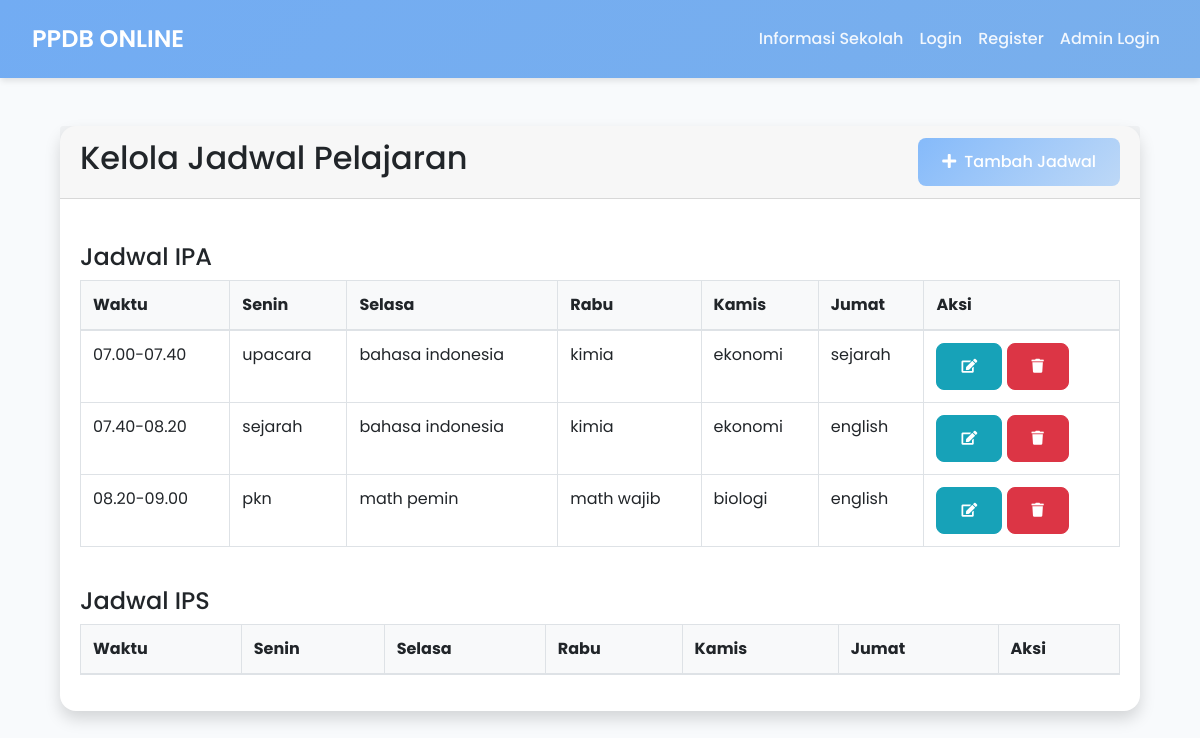
The app's page /admin/schedules, older data.
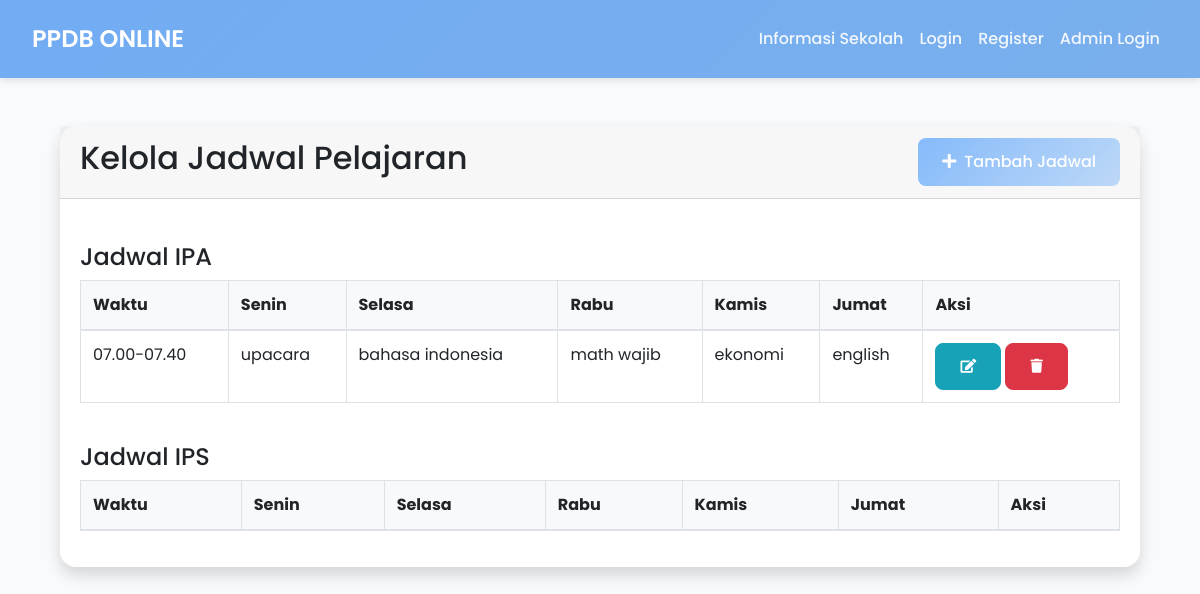
The same page, newer data.
### models.py (models this page shows)
class Schedule(db.Model):
    id = db.Column(db.Integer, primary_key=True)
    jurusan = db.Column(db.String(50), nullable=False)
    waktu = db.Column(db.String(50), nullable=False)
    senin = db.Column(db.String(100))
    selasa = db.Column(db.String(100))
    rabu = db.Column(db.String(100))
    kamis = db.Column(db.String(100))
    jumat = db.Column(db.String(100))

### factory.py (the view)
    @app.route('/admin/schedules')
    def admin_schedules():
        from models import Schedule
        schedules = Schedule.query.all()
        return render_template('admin_schedules.html', schedules=schedules)

### templates/admin_schedules.html (shortened to what this page needs)
{% extends "base.html" %}
{% block content %}
<div class="container mt-5">
    <div class="card shadow">
        <div class="card-header d-flex justify-content-between align-items-center">
            <h2>Kelola Jadwal Pelajaran</h2>
            <button class="btn btn-primary" data-toggle="modal" data-target="#addScheduleModal">
                <i class="fas fa-plus mr-2"></i>Tambah Jadwal
            </button>
        </div>
        <div class="card-body">
            {% for jurusan in ['IPA', 'IPS'] %}
            <h4 class="mt-4">Jadwal {{ jurusan }}</h4>
            <div class="table-responsive">
                <table class="table table-bordered">
                    <thead class="bg-light">
                        <tr>
                            <th>Waktu</th>
                            <th>Senin</th>
                            <th>Selasa</th>
                            <th>Rabu</th>
                            <th>Kamis</th>
                            <th>Jumat</th>
                            <th>Aksi</th>
                        </tr>
                    </thead>
                    <tbody>
                        {% for schedule in schedules if schedule.jurusan == jurusan %}
                        <tr>
                            <td>{{ schedule.waktu }}</td>
                            <td>{{ schedule.senin }}</td>
                            <td>{{ schedule.selasa }}</td>
                            <td>{{ schedule.rabu }}</td>
                            <td>{{ schedule.kamis }}</td>
                            <td>{{ schedule.jumat }}</td>
                            <td>
                                <button class="btn btn-info btn-sm" onclick="openEditModal('{{ schedule.id }}', '{{ schedule.waktu }}', '{{ schedule.senin }}', '{{ schedule.selasa }}', '{{ schedule.rabu }}', '{{ schedule.kamis }}', '{{ schedule.jumat }}')">
                                    <i class="fas fa-edit"></i>
                                </button>
                                <form action="{{ url_for('delete_schedule', id=schedule.id) }}" method="POST" style="display:inline;">
                                    <button type="submit" class="btn btn-danger btn-sm" onclick="return confirm('Yakin ingin menghapus?')">
                                        <i class="fas fa-trash"></i>
                                    </button>
                                </form>
                            </td>
                        </tr>
                        {% endfor %}
                    </tbody>
                </table>
            </div>
            {% endfor %}
        </div>
    </div>
</div>
{% endblock %}

### templates/base.html (shortened to what this page needs)
<!DOCTYPE html>
<html>
<head>
    <link rel="stylesheet" href="https://stackpath.bootstrapcdn.com/bootstrap/4.5.2/css/bootstrap.min.css">
    <link href="https://cdnjs.cloudflare.com/ajax/libs/font-awesome/5.15.4/css/all.min.css" rel="stylesheet">
</head>
<body>
    <nav class="navbar navbar-expand-lg navbar-dark bg-dark">
        <a class="navbar-brand" href="/">PPDB ONLINE</a>
        <div class="collapse navbar-collapse" id="navbarNav">
            <ul class="navbar-nav ml-auto">
                <li class="nav-item"><a class="nav-link" href="{{ url_for('informasi_sekolah') }}">Informasi Sekolah</a></li>
                <li class="nav-item"><a class="nav-link" href="{{ url_for('login') }}">Login</a></li>
                <li class="nav-item"><a class="nav-link" href="{{ url_for('register') }}">Register</a></li>
                <li class="nav-item"><a class="nav-link" href="{{ url_for('admin_login') }}">Admin Login</a></li>
            </ul>
        </div>
    </nav>
    <div class="container mt-4">
        {% block content %}{% endblock %}
    </div>
</body>
</html>

### templates/base.html (style rules this page uses)
:root { --primary: #a8c7ed; --secondary: #bdd8f7; --success: #c3e6d3; --warning: #f7e9c3; --danger: #f7c3c3; --background: #f8fafc; }
body { font-family: 'Poppins', sans-serif; background-color: var(--background); }
.navbar { background: linear-gradient(135deg, #72acf3, #79afec) !important; padding: 1rem 2rem; box-shadow: 0 4px 6px -1px rgba(0, 0, 0, 0.1); }
.navbar-brand { font-size: 1.5rem; font-weight: 600; color: white !important; }
.nav-link { font-weight: 500; color: rgba(255, 255, 255, 0.9) !important; padding: 0.5rem 1rem; border-radius: 0.5rem; transition: all 0.3s ease; }
.btn { padding: 0.75rem 1.5rem; border-radius: 0.5rem; font-weight: 500; transition: all 0.3s ease; }
.btn-primary { background: linear-gradient(135deg, #85bafa, #bdd8f7); border: none; }
.card { border: none; border-radius: 1rem; box-shadow: 0 4px 6px -1px rgba(0, 0, 0, 0.1); transition: transform 0.3s ease; }

Row changes from the older to the newer data that the page shows:
removed Schedule: waktu "07.40-08.20", senin "sejarah", selasa "bahasa indonesia", rabu "kimia", kamis "ekonomi", jumat "english"
removed Schedule: waktu "08.20-09.00", senin "pkn", selasa "math pemin", rabu "math wajib", kamis "biologi", jumat "english"
changed Schedule "upacara": rabu "kimia" → "math wajib"; jumat "sejarah" → "english"
